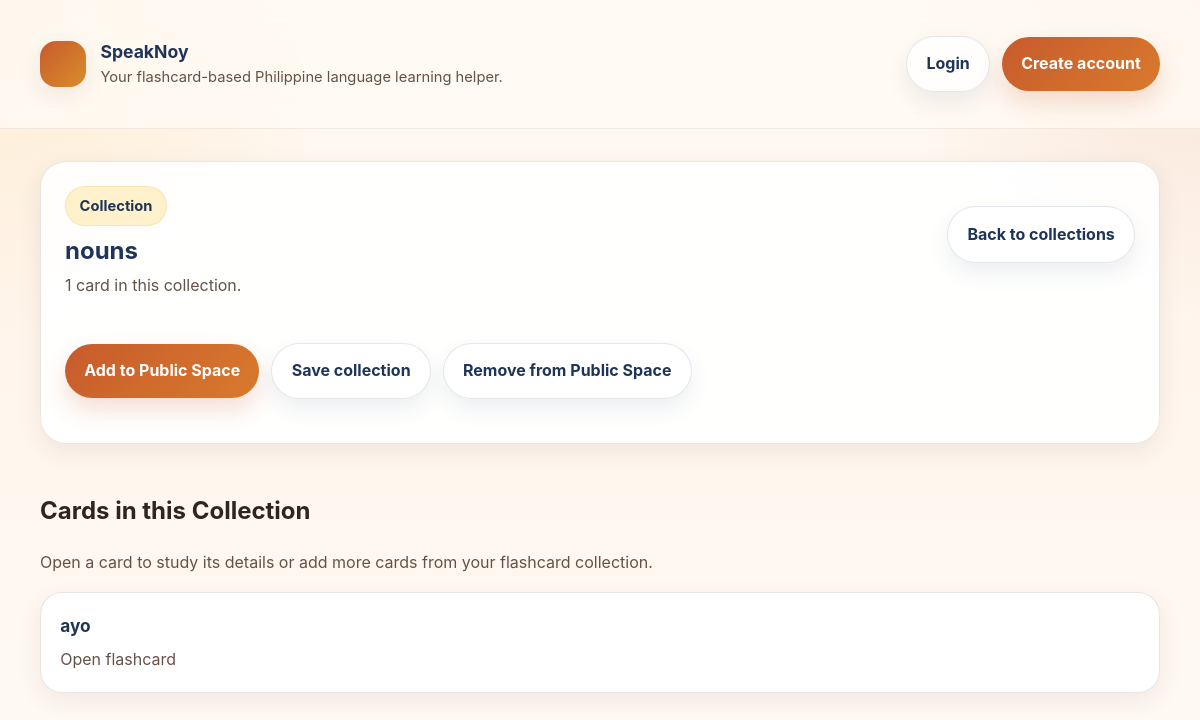
Page /SpeakNoy/collections/3/ on the committed database.
### SpeakNoy/models.py (models this page shows, shortened)
class FlashcardCollection(models.Model):
    name = models.CharField(max_length=63)
    creator = models.ForeignKey(
        settings.AUTH_USER_MODEL,
        on_delete=models.CASCADE,
        null=True,
        blank=True
    )
    flashcards = models.ManyToManyField(
        Flashcard,
        blank=True,
        related_name='collections'
    )

class Flashcard(models.Model):
    is_public = models.BooleanField(default=False)
    PURPOSE_CHOICES = [
        ("Noun", "Noun"),
        ("Pronoun", "Pronoun"),
        ("Verb", "Verb"),
        ("Adjective", "Adjective"),
        ("Adverb", "Adverb"),
        ("Expression", "Expression"),
    ]
    DIALECT_CHOICES = [
        ("Cebuano", "Cebuano"),
        ("Ilocano", "Ilocano"),
    ]
    CARDTYPE_CHOICES = [
        ("Universal", "Universal"),
        ("Custom", "Custom")
    ]
    word = models.CharField(max_length=63)
    pronunciation = models.CharField(max_length=63)
    definition = models.TextField()
    purpose = models.CharField(
        max_length=20,
        choices=PURPOSE_CHOICES,
        default="Noun"
    )
    dialect = models.CharField(
        max_length=20,
        choices=DIALECT_CHOICES,
        default="Cebuano"
    )
    cardtype = models.CharField(
        max_length=9,
        choices=CARDTYPE_CHOICES,
        default="Custom"
    )
    creator = models.ForeignKey(
        settings.AUTH_USER_MODEL,
        on_delete=models.CASCADE,
        null=True,
        blank=True
    )

### SpeakNoy/views.py (the view)
# urls.py: path('collections/<int:pk>/', collection_detail_view, name='collection'),
def collection_detail_view(request, pk):
    collection = get_object_or_404(FlashcardCollection, pk=pk)
    return render(request, "flashcards/collection_detail.html", {"collection": collection})

### templates/flashcards/collection_detail.html (shortened to what this page needs)
{% extends 'base.html' %}
{% load static %}
{% block content %}
    <section class="page-section">
        <div class="page-header">
            <div class="page-header-main">
                <span class="badge badge-soft">Collection</span>
                <h1 style="margin-top: 0.65rem;">{{ collection.name }}</h1>
                <p style="margin-top: 0.55rem;">{{ collection.flashcards.count }} card{{ collection.flashcards.count|pluralize }} in this collection.</p>
            </div>
            <div class="page-actions">
                <a href="{% url 'SpeakNoy:collectionlist' %}" class="btn-secondary">Back to collections</a>
            </div>
        </div>
        <div class="page-actions">
            <a href="{% url 'SpeakNoy:publicspace-upload-collection' collection.pk %}" class="btn-primary">Add to Public Space</a>
            <a href="{% url 'SpeakNoy:publicspace-save-collection' collection.pk %}" class="btn-secondary">Save collection</a>
            <a href="{% url 'SpeakNoy:publicspace-remove-collection' collection.pk %}" class="btn-secondary">Remove from Public Space</a>
        </div>
    </section>
    <section class="section-block">
        <div class="section-intro">
            <div>
                <h2>Cards in this Collection</h2>
                <p>Open a card to study its details or add more cards from your flashcard collection.</p>
            </div>
        </div>
        <div class="review-cards">
            {% for flashcard in collection.flashcards.all %}
                <div class="review-card">
                    <a href="{% url 'SpeakNoy:card' flashcard.pk %}">
                        <h3>{{ flashcard.word }}</h3>
                        <p>Open flashcard</p>
                    </a>
                </div>
            {% empty %}
                <div class="empty-state">
                    <h3>No flashcards here yet</h3>
                    <p>Add cards to this collection while viewing a flashcard by selecting <strong>Add to collection</strong>.</p>
                </div>
            {% endfor %}
        </div>
    </section>
{% endblock %}

### static/flashcards/style.css (style rules this page uses)
:root { --bg: #fffaf3; --bg-soft: #fff4e6; --surface: rgba(255, 255, 255, 0.92); --surface-strong: #ffffff; --surface-muted: #f8efe3; --text: #2f241f; --text-soft: #655247; --heading: #1e3557; --primary: #c75b2d; --primary-dark: #a74620; --primary-soft: #f7dcc9; --accent: #f1b24a; --accent-soft: #fff1cc; --success: #2c7a62; --danger: #b64733; --border: rgba(76, 49, 33, 0.12); --shadow-sm: 0 8px 24px rgba(71, 42, 22, 0.08); --shadow-md: 0 18px 50px rgba(71, 42, 22, 0.12); --shadow-lg: 0 24px 70px rgba(49, 30, 18, 0.16); --radius-sm: 12px; --radius-md: 18px; --radius-lg: 26px; --max-width: 1120px; --transition: 180ms ease; }
* { box-sizing: border-box; }
html { scroll-behavior: smooth; }
body { margin: 0; min-height: 100vh; font-family: "Inter", "Segoe UI", Roboto, Arial, sans-serif; color: var(--text); background: radial-gradient(circle at top left, rgba(241, 178, 74, 0.20), transparent 24%), radial-gradient(circle at top right, rgba(199, 91, 45, 0.14), transparent 22%), linear-gradient(180deg, #fffaf3 0%, #fff5ec 44%, #fffaf5 100%); line-height: 1.6; }
a { color: inherit; text-decoration: none; }
button, .btn-primary, .btn-secondary, .btn-small, .btn-review, .btn-discard, .btn-close, .btn-card, .logout-btn { margin-top: 20px; margin-bottom: 20px; display: inline-flex; align-items: center; justify-content: center; gap: 0.5rem; border: none; cursor: pointer; border-radius: 999px; padding: 0.9rem 1.2rem; font-weight: 700; transition: transform var(--transition), box-shadow var(--transition), background var(--transition), border-color var(--transition), color var(--transition); }
.page-section, .surface-panel, .form-card, .review-header, .login-card, .modal-content, .random-card, .empty-state, .hero-card, .card-face { background: var(--surface); border: 1px solid var(--border); box-shadow: var(--shadow-sm); border-radius: var(--radius-lg); }
.page-section, .form-card, .review-header, .random-card, .hero-card, .empty-state { padding: 1.5rem; }
.page-header { display: flex; justify-content: space-between; gap: 1.5rem; align-items: flex-start; margin-bottom: 1.5rem; flex-wrap: wrap; }
.page-header h1, .review-header h1, .modal-content h1, .modal-content h2, .modal-content h3, .form-card h1, .hero-card h1, .hero-card h2, .auth-intro h1 { margin: 0; color: var(--heading); line-height: 1.15; }
.page-header p, .review-header p, .hero-card p, .form-card p, .empty-state p, .auth-intro p, .section-intro p, .card-meta, .helper-text { margin: 0; color: var(--text-soft); }
.page-header-main { max-width: 760px; }
.page-actions, .inline-actions, .stack-actions, .modal-buttons, .review-footer, .top-actions { display: flex; gap: 0.75rem; flex-wrap: wrap; align-items: center; }
.chip, .status-pill, .badge { display: inline-flex; align-items: center; gap: 0.35rem; padding: 0.45rem 0.85rem; border-radius: 999px; background: var(--bg-soft); border: 1px solid rgba(199, 91, 45, 0.16); color: var(--heading); font-weight: 700; font-size: 0.92rem; }
.badge-soft { background: var(--accent-soft); border-color: rgba(241, 178, 74, 0.22); }
.btn-primary, .btn-review, .btn-small { color: white; background: linear-gradient(135deg, var(--primary), #d97a2c); box-shadow: 0 12px 24px rgba(199, 91, 45, 0.20); }
.btn-secondary, .btn-card, .btn-close { background: rgba(255, 255, 255, 0.82); color: var(--heading); border: 1px solid rgba(30, 53, 87, 0.12); box-shadow: 0 10px 22px rgba(30, 53, 87, 0.08); }
.section-block { margin-top: 1.75rem; }
.section-intro { display: flex; justify-content: space-between; gap: 1rem; align-items: end; margin-bottom: 1rem; flex-wrap: wrap; }
.review-cards { display: grid; grid-template-columns: repeat(auto-fit, minmax(220px, 1fr)); gap: 1.1rem; margin-top: 1rem; }
.review-card { background: var(--surface-strong); border: 1px solid var(--border); border-radius: 22px; padding: 1.2rem; box-shadow: var(--shadow-sm); transition: transform var(--transition), box-shadow var(--transition), border-color var(--transition); height: 100%; }
.review-card a:first-child { display: block; }
.review-card h3 { margin: 0 0 0.45rem; color: var(--heading); font-size: 1.08rem; }
.review-card p { margin: 0; color: var(--text-soft); }

### rows in the picture
FlashcardCollection: name "nouns", flashcards.count "1"
Flashcard: word "ayo"
